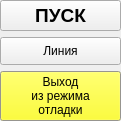
  <widget class="QWidget" name="layoutWidget" >
   <property name="geometry" >
    <rect>
     <x>900</x>
     <y>10</y>
     <width>121</width>
     <height>121</height>
    </rect>
   </property>
   <layout class="QVBoxLayout" >
    <property name="margin" >
     <number>0</number>
    </property>
    <property name="spacing" >
     <number>6</number>
    </property>
    <item>
     <widget class="ToggleButton" name="startButton" >
      <property name="sizePolicy" >
       <sizepolicy>
        <hsizetype>5</hsizetype>
        <vsizetype>3</vsizetype>
        <horstretch>0</horstretch>
        <verstretch>0</verstretch>
       </sizepolicy>
      </property>
      <property name="font" >
       <font>
        <family>MS Shell Dlg</family>
        <pointsize>14</pointsize>
        <weight>75</weight>
        <italic>false</italic>
        <bold>true</bold>
        <underline>false</underline>
        <strikeout>false</strikeout>
       </font>
      </property>
      <property name="text" >
       <string>ПУСК</string>
      </property>
     </widget>
    </item>
    <item>
     <widget class="QPushButton" name="lineSvarkaSelectButton" >
      <property name="sizePolicy" >
       <sizepolicy>
        <hsizetype>1</hsizetype>
        <vsizetype>3</vsizetype>
        <horstretch>0</horstretch>
        <verstretch>0</verstretch>
       </sizepolicy>
      </property>
      <property name="text" >
       <string>Линия</string>
      </property>
     </widget>
    </item>
    <item>
     <widget class="QPushButton" name="stopDebugButton" >
      <property name="sizePolicy" >
       <sizepolicy>
        <hsizetype>1</hsizetype>
        <vsizetype>5</vsizetype>
        <horstretch>0</horstretch>
        <verstretch>0</verstretch>
       </sizepolicy>
      </property>
      <property name="palette" >
       <palette>
        <active>
         <color>
          <red>0</red>
          <green>0</green>
          <blue>0</blue>
         </color>
         <color>
          <red>255</red>
          <green>255</green>
          <blue>0</blue>
         </color>
         <color>
          <red>255</red>
          <green>255</green>
          <blue>255</blue>
         </color>
         <color>
          <red>234</red>
          <green>229</green>
          <blue>220</blue>
         </color>
         <color>
          <red>128</red>
          <green>128</green>
          <blue>128</blue>
         </color>
         <color>
          <red>141</red>
          <green>139</green>
          <blue>133</blue>
         </color>
         <color>
          <red>0</red>
          <green>0</green>
          <blue>0</blue>
         </color>
         <color>
          <red>255</red>
          <green>255</green>
          <blue>255</blue>
         </color>
         <color>
          <red>0</red>
          <green>0</green>
          <blue>0</blue>
         </color>
         <color>
          <red>233</red>
          <green>231</green>
          <blue>227</blue>
         </color>
         <color>
          <red>212</red>
          <green>208</green>
          <blue>200</blue>
         </color>
         <color>
          <red>64</red>
          <green>64</green>
          <blue>64</blue>
         </color>
         <color>
          <red>10</red>
          <green>36</green>
          <blue>106</blue>
         </color>
         <color>
          <red>255</red>
          <green>255</green>
          <blue>255</blue>
         </color>
         <color>
          <red>0</red>
          <green>0</green>
          <blue>255</blue>
         </color>
         <color>
          <red>255</red>
          <green>0</green>
          <blue>255</blue>
         </color>
         <color>
          <red>233</red>
          <green>231</green>
          <blue>227</blue>
         </color>
        </active>
        <inactive>
         <color>
          <red>0</red>
          <green>0</green>
          <blue>0</blue>
         </color>
         <color>
          <red>255</red>
          <green>255</green>
          <blue>0</blue>
         </color>
         <color>
          <red>255</red>
          <green>255</green>
          <blue>255</blue>
         </color>
         <color>
          <red>234</red>
          <green>229</green>
          <blue>220</blue>
         </color>
         <color>
          <red>128</red>
          <green>128</green>
          <blue>128</blue>
         </color>
         <color>
          <red>141</red>
          <green>139</green>
          <blue>133</blue>
         </color>
         <color>
          <red>0</red>
          <green>0</green>
          <blue>0</blue>
         </color>
         <color>
          <red>255</red>
          <green>255</green>
          <blue>255</blue>
         </color>
         <color>
          <red>0</red>
          <green>0</green>
          <blue>0</blue>
         </color>
         <color>
          <red>233</red>
          <green>231</green>
          <blue>227</blue>
         </color>
         <color>
          <red>212</red>
          <green>208</green>
          <blue>200</blue>
         </color>
         <color>
          <red>64</red>
          <green>64</green>
          <blue>64</blue>
         </color>
         <color>
          <red>212</red>
          <green>208</green>
          <blue>200</blue>
         </color>
         <color>
          <red>0</red>
          <green>0</green>
          <blue>0</blue>
         </color>
         <color>
          <red>0</red>
          <green>0</green>
          <blue>255</blue>
         </color>
         <color>
          <red>255</red>
          <green>0</green>
          <blue>255</blue>
         </color>
         <color>
          <red>233</red>
          <green>231</green>
          <blue>227</blue>
         </color>
        </inactive>
        <disabled>
         <color>
          <red>106</red>
          <green>104</green>
          <blue>100</blue>
         </color>
         <color>
          <red>255</red>
          <green>255</green>
          <blue>0</blue>
         </color>
         <color>
          <red>255</red>
          <green>255</green>
          <blue>255</blue>
         </color>
         <color>
          <red>233</red>
          <green>231</green>
          <blue>227</blue>
         </color>
         <color>
          <red>128</red>
          <green>128</green>
          <blue>128</blue>
         </color>
         <color>
          <red>141</red>
          <green>139</green>
          <blue>133</blue>
         </color>
         <color>
          <red>106</red>
          <green>104</green>
          <blue>100</blue>
         </color>
         <color>
          <red>255</red>
          <green>255</green>
          <blue>255</blue>
         </color>
         <color>
          <red>106</red>
          <green>104</green>
          <blue>100</blue>
         </color>
         <color>
          <red>212</red>
          <green>208</green>
          <blue>200</blue>
         </color>
         <color>
          <red>212</red>
          <green>208</green>
          <blue>200</blue>
         </color>
         <color>
          <red>0</red>
          <green>0</green>
          <blue>0</blue>
         </color>
         <color>
          <red>10</red>
          <green>36</green>
          <blue>106</blue>
         </color>
         <color>
          <red>255</red>
          <green>255</green>
          <blue>255</blue>
         </color>
         <color>
          <red>0</red>
          <green>0</green>
          <blue>255</blue>
         </color>
         <color>
          <red>255</red>
          <green>0</green>
          <blue>255</blue>
         </color>
         <color>
          <red>233</red>
          <green>231</green>
          <blue>227</blue>
         </color>
        </disabled>
       </palette>
      </property>
      <property name="text" >
       <string>Выход
из режима
отладки</string>
      </property>
     </widget>
    </item>
   </layout>
  </widget>
